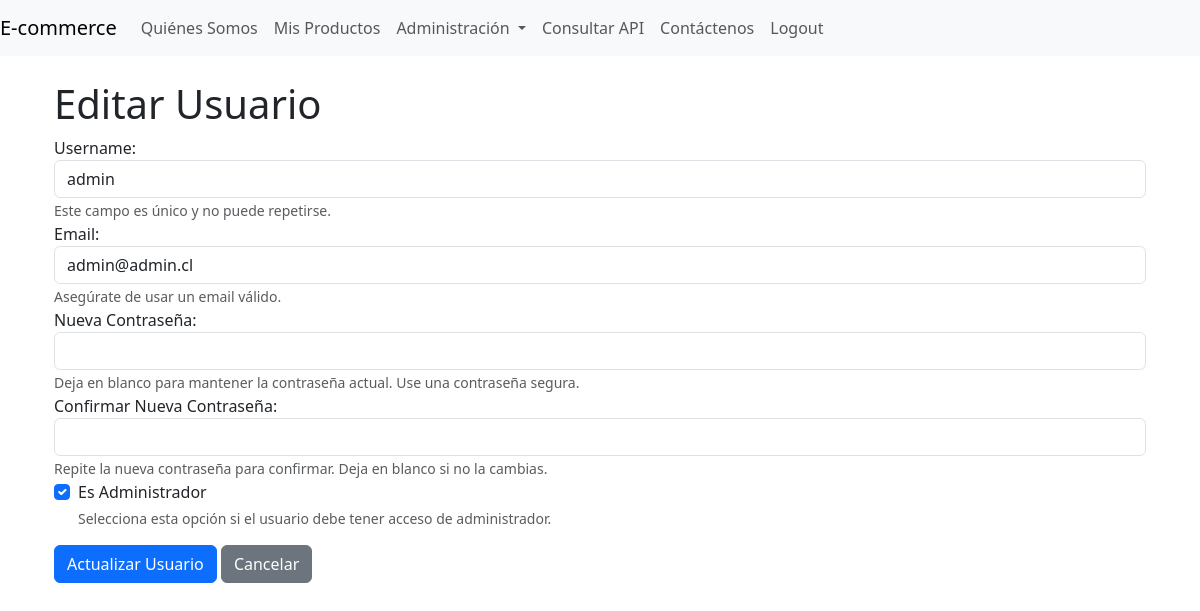
The page /administration/users/1/edit/ (signed in) on the database its author committed.
### store/models.py (models this page shows)
class CustomUser(models.Model):
    username = models.CharField(max_length=150, unique=True)
    email = models.EmailField(unique=True)
    password = models.CharField(max_length=128)  # Usaremos hash de contraseñas
    is_admin = models.BooleanField(default=False)

### administration/views.py (the view, shortened to what this page needs)
# urls.py: path('users/<int:user_id>/edit/', update_user, name='update_user'),
def update_user(request, user_id):
    if not request.session.get('user_id') or not CustomUser.objects.get(id=request.session['user_id']).is_admin:
        return redirect('login')
    user = get_object_or_404(CustomUser, id=user_id)
    return render(request, 'administration/user_update.html', {'user': user})

### store/context_processors.py (called while the page is built)
def is_admin(request):
    return {
        'is_admin': request.session.get('is_admin', False)
    }

### administration/templates/administration/user_update.html (shortened to what this page needs)
{% extends 'base.html' %}
{% block content %}
<div class="container mt-4">
    <h1>Editar Usuario</h1>
    <form method="post">
        <div class="form-group">
            <label for="username">Username:</label>
            <input type="text" id="username" name="username" class="form-control" value="{{ user.username }}" required>
            <small class="form-text text-muted">Este campo es único y no puede repetirse.</small>
        </div>
        <div class="form-group">
            <label for="email">Email:</label>
            <input type="email" id="email" name="email" class="form-control" value="{{ user.email }}" required>
            <small class="form-text text-muted">Asegúrate de usar un email válido.</small>
        </div>
        <div class="form-group">
            <label for="new_password">Nueva Contraseña:</label>
            <input type="password" id="new_password" name="new_password" class="form-control">
            <small class="form-text text-muted">Deja en blanco para mantener la contraseña actual. Use una contraseña segura.</small>
        </div>
        <div class="form-group">
            <label for="confirm_new_password">Confirmar Nueva Contraseña:</label>
            <input type="password" id="confirm_new_password" name="confirm_new_password" class="form-control">
            <small class="form-text text-muted">Repite la nueva contraseña para confirmar. Deja en blanco si no la cambias.</small>
        </div>
        <div class="form-check mb-3">
            <input type="checkbox" id="is_admin" name="is_admin" class="form-check-input" {% if user.is_admin %}checked{% endif %}>
            <label class="form-check-label" for="is_admin">Es Administrador</label>
            <small class="form-text text-muted d-block">Selecciona esta opción si el usuario debe tener acceso de administrador.</small>
        </div>
        <button type="submit" class="btn btn-primary">Actualizar Usuario</button>
        <a href="{% url 'admin_users' %}" class="btn btn-secondary">Cancelar</a>
    </form>
</div>
{% endblock %}

### rows shown on the page
CustomUser: username "admin", email "admin@admin.cl", is_admin "☑"
